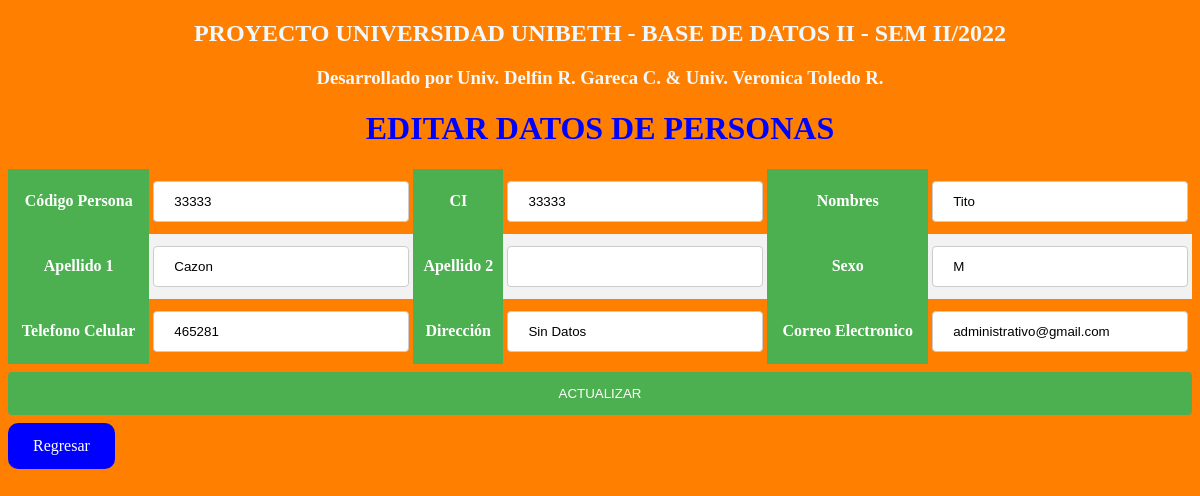
/editar.php?CodPersona=33333, run on the app's committed database.
### tables this page shows
CREATE TABLE `personas` (
  `CodPersona` int(11) NOT NULL,
  `CI` varchar(8) NOT NULL,
  `Nombre` varchar(20) NOT NULL,
  `A_Primer` varchar(20) NOT NULL,
  `A_Segundo` varchar(20) DEFAULT NULL,
  `Sexo` enum('F','M','nf') NOT NULL,
  `telefono` int(11) DEFAULT NULL,
  `Direccion` varchar(45) NOT NULL,
  `email` varchar(45) DEFAULT NULL
);

### editar.php (the view, shortened to what this page needs)
<?php
include("conexion.php");
?>
<!DOCTYPE html>
<html lang="es">
<head>
    <link rel="stylesheet" type="text/css" href="estilos.css">
</head>
<body style="background-color:rgb(255,128,0)">
    <?php
    if (isset($_POST['enviar'])) {
        $id = $_POST['CodPersona'];
        $CI = $_POST['CI'];
        $nombre = $_POST['Nombre'];
        $A_Primer = $_POST['A_Primer'];
        $A_Segundo = $_POST['A_Segundo'];
        $Sexo = $_POST['Sexo'];
        $telefono = $_POST['telefono'];
        $Direccion = $_POST['Direccion'];
        $email = $_POST['email'];
        $sql = "UPDATE `personas`  SET `CI`='$CI', `Nombre`='$nombre', `A_Primer`='$A_Primer', `A_Segundo` = '$A_Segundo', `Sexo` = '$Sexo', `telefono` = '$telefono', `Direccion` = '$Direccion', `email` = '$email' WHERE `personas`.`CodPersona`='$id'";
        $resultado = mysqli_query($conexion, $sql);
        if ($resultado) {
            echo "<script language='JavaScript'>alert('Los datos se actualizaron correctamente');
                location.assign('persona.php');
                </script>";
        } else {
            echo "<script language='JavaScript'>alert('Los datos NO se actualizaron correctamente');
                location.assign('persona.php');
                </script>";
        }
        mysqli_close($conexion);
    } else {
        $id = $_GET['CodPersona'];
        $sql = "select * from personas where CodPersona='" . $id . "'";
        $resultado = mysqli_query($conexion, $sql);
        $fila = mysqli_fetch_assoc($resultado);
        $CodPersona = $fila['CodPersona'];
        $CI = $fila['CI'];
        $nombre = $fila['Nombre'];
        $A_Primer = $fila['A_Primer'];
        $A_Segundo = $fila['A_Segundo'];
        $Sexo = $fila['Sexo'];
        $telefono = $fila['telefono'];
        $Direccion = $fila['Direccion'];
        $email = $fila['email'];
    ?>
        <th>
            <h2 style="color:aliceblue">PROYECTO UNIVERSIDAD UNIBETH - BASE DE DATOS II - SEM II/2022</h2>
            <h3 style="color:aliceblue">Desarrollado por Univ. Delfin R. Gareca C. & Univ. Veronica Toledo R.</h3>
            <h1 style="color:blue">EDITAR DATOS DE PERSONAS</h1>
        </th>
        <form action="<?= $_SERVER['PHP_SELF'] ?>" method="post">
            <table>
                <tr>
                    <th><label for="">Código Persona</label></th>
                    <td><input type="text" name="CodPersona" value="<?php echo $CodPersona ?>"></td>
                    <th><label for="">CI</label></th>
                    <td><input type="text" name="CI" value="<?php echo $CI ?>"></td>
                    <th><label for=""> Nombres </label></th>
                    <td><input type="text" name="Nombre" value="<?php echo $nombre ?>"></td>
                </tr>
                <tr>
                    <th><label for=""> Apellido 1</label></th>
                    <td><input type="text" name="A_Primer" value="<?php echo $A_Primer ?>"> <br></td>
                    <th> <label for=""> Apellido 2</label></th>
                    <td><input type="text" name="A_Segundo" value="<?php echo $A_Segundo ?>"> <br></td>
                    <th><label for=""> Sexo </label></th>
                    <td><input type="text" name="Sexo" value="<?php echo $Sexo ?>"> <br></td>
                </tr>
                <tr>
                    <th><label for=""> Telefono Celular </label></th>
                    <td><input type="text" name="telefono" value="<?php echo $telefono ?>"> <br></td>
                    <th><label for=""> Dirección </label></th>
                    <td><input type="text" name="Direccion" value="<?php echo $Direccion ?>"> <br></td>
                    <th><label for=""> Correo Electronico </label></th>
                    <td><input type="text" name="email" value="<?php echo $email ?>"> <br></td>
                </tr>
            </table>
            <input type="submit" name="enviar" value="ACTUALIZAR">
            <a href="persona.php">Regresar</a>
        </form>
    <?php
    }
    ?>
</body>
</html>

### estilos.css (style rules this page uses)
table { border-collapse: collapse; width: 100%; }
th,td { text-align: center; padding: 4px; }
tr:nth-child(even) { background-color: #f2f2f2 }
th { background-color: #4CAF50; color: white; }
a:link, a:visited { background-color: blue; color: white; padding: 14px 25px; text-align: center; text-decoration: none; display: inline-block; border-radius: 10px; }
h1,h2,h3,h4 { text-align: center; }
input[type=text], select { width: 100%; padding: 12px 20px; margin: 8px 0; display: inline-block; border: 1px solid #ccc; border-radius: 4px; box-sizing: border-box; }
input[type=submit] { width: 100%; background-color: #4CAF50; color: white; padding: 14px 20px; margin: 8px 0; border: none; border-radius: 4px; cursor: pointer; }

### data on the page
personas: CodPersona "33333", CI "33333", Nombre "Tito", A_Primer "Cazon", Sexo "M", telefono "465281", Direccion "Sin Datos", email "administrativo@gmail.com"
